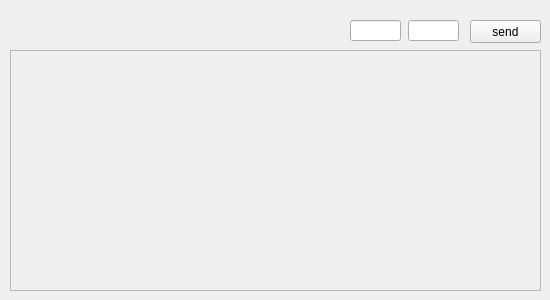
    <widget class="QWidget" name="tab_5">
     <attribute name="title">
      <string>command</string>
     </attribute>
     <widget class="QPushButton" name="btn_command">
      <property name="geometry">
       <rect>
        <x>470</x>
        <y>20</y>
        <width>71</width>
        <height>23</height>
       </rect>
      </property>
      <property name="text">
       <string>send</string>
      </property>
      <property name="shortcut">
       <string>Ctrl+S</string>
      </property>
     </widget>
     <widget class="QLineEdit" name="inp_commandid">
      <property name="geometry">
       <rect>
        <x>350</x>
        <y>20</y>
        <width>51</width>
        <height>21</height>
       </rect>
      </property>
     </widget>
     <widget class="QListWidget" name="commandlist">
      <property name="enabled">
       <bool>false</bool>
      </property>
      <property name="geometry">
       <rect>
        <x>10</x>
        <y>50</y>
        <width>531</width>
        <height>241</height>
       </rect>
      </property>
      <property name="font">
       <font>
        <family>Courier New</family>
        <pointsize>10</pointsize>
        <weight>75</weight>
        <bold>true</bold>
       </font>
      </property>
     </widget>
     <widget class="QLineEdit" name="inp_commandvalue">
      <property name="geometry">
       <rect>
        <x>408</x>
        <y>20</y>
        <width>51</width>
        <height>21</height>
       </rect>
      </property>
     </widget>
    </widget>
